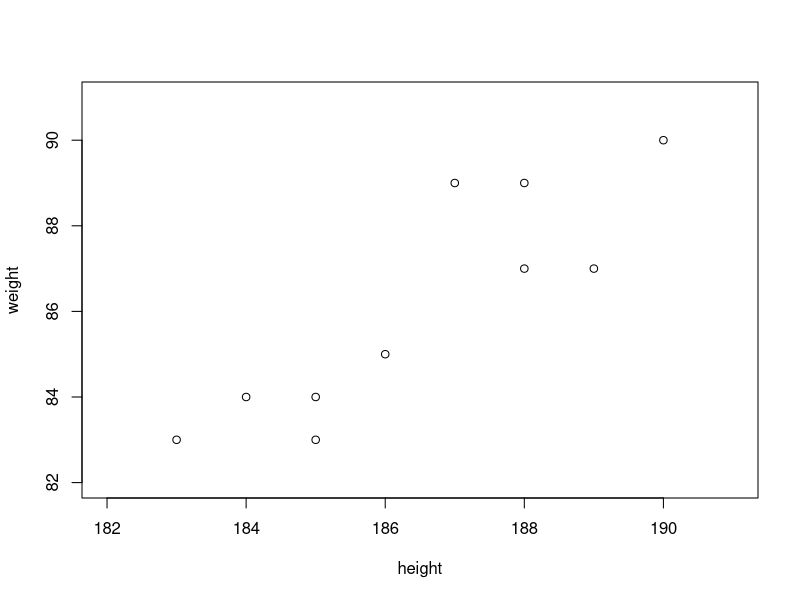
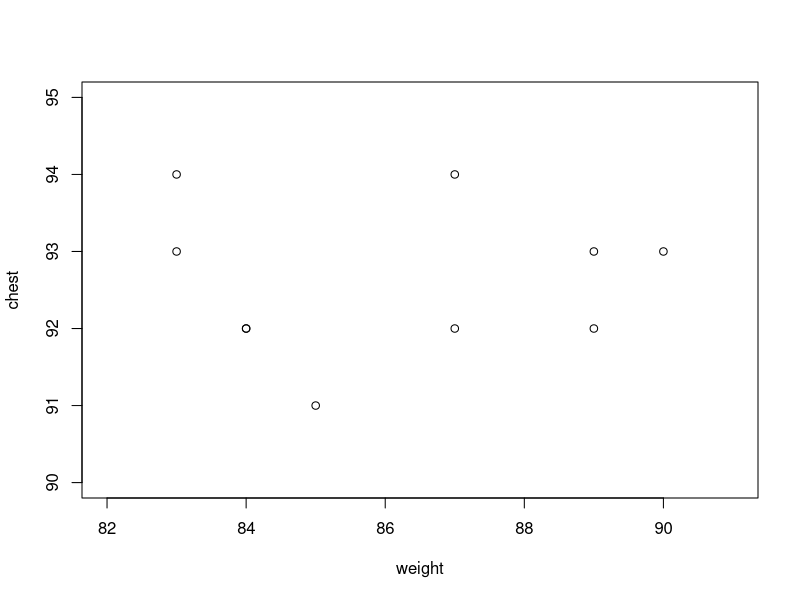
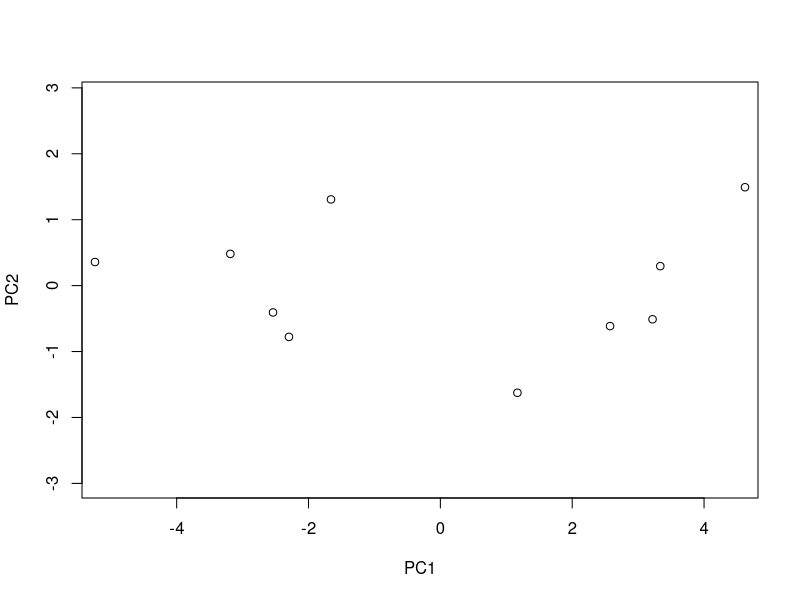
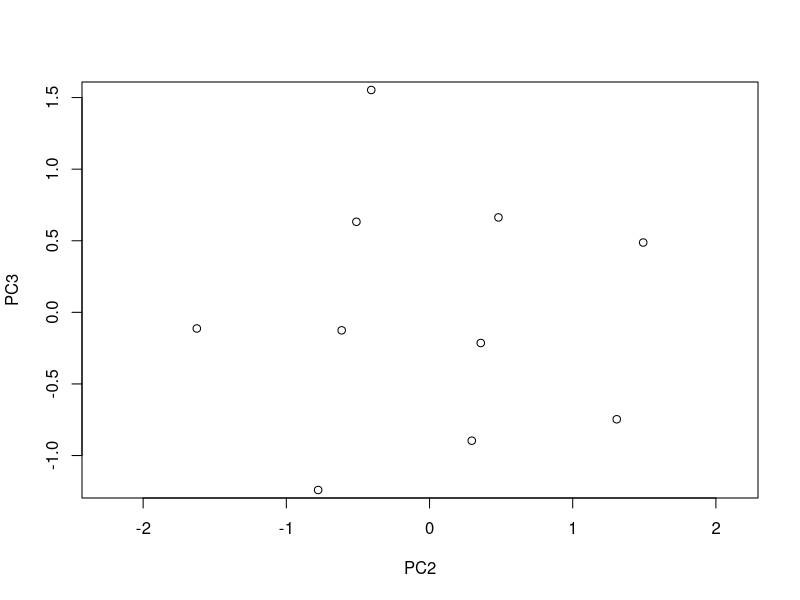

These figures' R source, in order:
height <- c(190,189,188,188,187,186,185,185,184,183)
weight <- c(90,87,89,87,89,85,84,83,84,83)
chest <- c(93,92,93,94,92,91,92,93,92,94)
plot(height,weight,xlim=c(182,191),ylim=c(82,91))
plot(weight,chest,xlim=c(82,91),ylim=c(90,95))
students <- cbind(height,weight,chest)
students
st.pr <- prcomp(students)
st.pr
summary(st.pr)

st.pre <- predict(st.pr)
st.pre
library(MASS)
eqscplot(st.pre[,1:2])
eqscplot(st.pre[,2:3])
